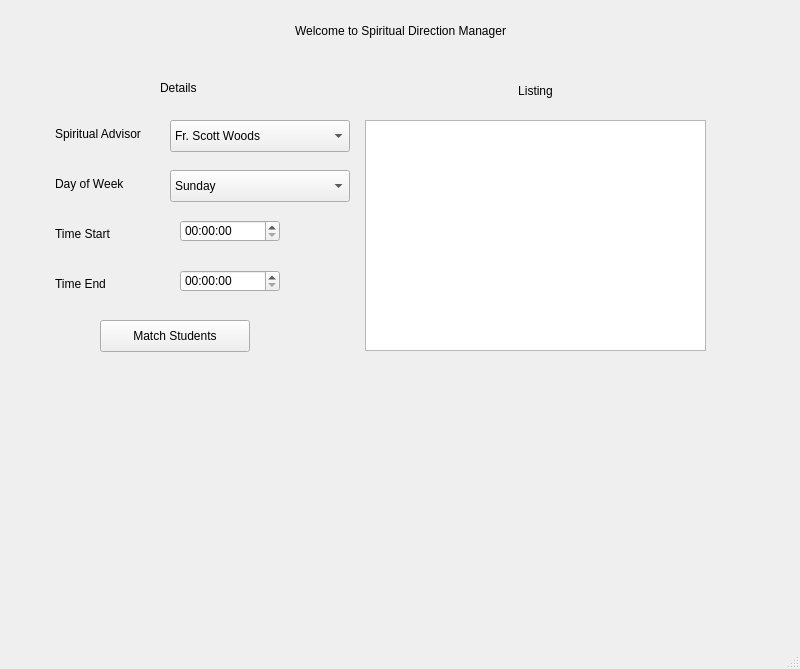
<?xml version="1.0" encoding="UTF-8"?>
<ui version="4.0">
 <class>Manager</class>
 <widget class="QMainWindow" name="Manager">
  <property name="geometry">
   <rect>
    <x>0</x>
    <y>0</y>
    <width>800</width>
    <height>669</height>
   </rect>
  </property>
  <property name="sizePolicy">
   <sizepolicy hsizetype="Preferred" vsizetype="Preferred">
    <horstretch>0</horstretch>
    <verstretch>0</verstretch>
   </sizepolicy>
  </property>
  <property name="minimumSize">
   <size>
    <width>0</width>
    <height>0</height>
   </size>
  </property>
  <property name="maximumSize">
   <size>
    <width>16777215</width>
    <height>16777215</height>
   </size>
  </property>
  <property name="windowTitle">
   <string>Spiritual Direction Manager</string>
  </property>
  <widget class="QWidget" name="centralwidget">
   <widget class="QLabel" name="welcomeLabel">
    <property name="geometry">
     <rect>
      <x>250</x>
      <y>10</y>
      <width>301</width>
      <height>41</height>
     </rect>
    </property>
    <property name="frameShape">
     <enum>QFrame::NoFrame</enum>
    </property>
    <property name="frameShadow">
     <enum>QFrame::Plain</enum>
    </property>
    <property name="text">
     <string>Welcome to Spiritual Direction Manager</string>
    </property>
    <property name="alignment">
     <set>Qt::AlignCenter</set>
    </property>
   </widget>
   <widget class="QTimeEdit" name="timeStart">
    <property name="geometry">
     <rect>
      <x>180</x>
      <y>270</y>
      <width>100</width>
      <height>22</height>
     </rect>
    </property>
   </widget>
   <widget class="QTimeEdit" name="timeEnd">
    <property name="geometry">
     <rect>
      <x>180</x>
      <y>220</y>
      <width>100</width>
      <height>22</height>
     </rect>
    </property>
   </widget>
   <widget class="QLabel" name="labelTimeStart">
    <property name="geometry">
     <rect>
      <x>55</x>
      <y>218</y>
      <width>71</width>
      <height>32</height>
     </rect>
    </property>
    <property name="text">
     <string>Time Start</string>
    </property>
   </widget>
   <widget class="QLabel" name="labelTimeEnd">
    <property name="geometry">
     <rect>
      <x>55</x>
      <y>268</y>
      <width>60</width>
      <height>32</height>
     </rect>
    </property>
    <property name="text">
     <string>Time End</string>
    </property>
   </widget>
   <widget class="QComboBox" name="comboBoxDayOfWeek">
    <property name="geometry">
     <rect>
      <x>170</x>
      <y>170</y>
      <width>180</width>
      <height>32</height>
     </rect>
    </property>
    <item>
     <property name="text">
      <string>Sunday</string>
     </property>
    </item>
    <item>
     <property name="text">
      <string>Monday</string>
     </property>
    </item>
    <item>
     <property name="text">
      <string>Tuesday</string>
     </property>
    </item>
    <item>
     <property name="text">
      <string>Wednesday</string>
     </property>
    </item>
    <item>
     <property name="text">
      <string>Thursday</string>
     </property>
    </item>
    <item>
     <property name="text">
      <string>Friday</string>
     </property>
    </item>
    <item>
     <property name="text">
      <string>Saturday</string>
     </property>
    </item>
   </widget>
   <widget class="QLabel" name="labelDayOfWeek">
    <property name="geometry">
     <rect>
      <x>55</x>
      <y>168</y>
      <width>81</width>
      <height>32</height>
     </rect>
    </property>
    <property name="text">
     <string>Day of Week</string>
    </property>
   </widget>
   <widget class="QLabel" name="labelSpiritualAdvisor">
    <property name="geometry">
     <rect>
      <x>55</x>
      <y>118</y>
      <width>110</width>
      <height>32</height>
     </rect>
    </property>
    <property name="text">
     <string>Spiritual Advisor</string>
    </property>
   </widget>
   <widget class="QComboBox" name="comboBoxSpiritualAdvisor">
    <property name="geometry">
     <rect>
      <x>170</x>
      <y>120</y>
      <width>180</width>
      <height>32</height>
     </rect>
    </property>
    <item>
     <property name="text">
      <string>Fr. Scott Woods</string>
     </property>
    </item>
    <item>
     <property name="text">
      <string>Fr.  Stephen Wyble</string>
     </property>
    </item>
    <item>
     <property name="text">
      <string>William Bolin</string>
     </property>
    </item>
   </widget>
   <widget class="QPushButton" name="pushButtonMatchStudents">
    <property name="geometry">
     <rect>
      <x>100</x>
      <y>320</y>
      <width>150</width>
      <height>32</height>
     </rect>
    </property>
    <property name="text">
     <string>Match Students</string>
    </property>
   </widget>
   <widget class="QLabel" name="labelDetails">
    <property name="geometry">
     <rect>
      <x>160</x>
      <y>80</y>
      <width>60</width>
      <height>16</height>
     </rect>
    </property>
    <property name="text">
     <string>Details</string>
    </property>
   </widget>
   <widget class="QLabel" name="labelList">
    <property name="geometry">
     <rect>
      <x>500</x>
      <y>80</y>
      <width>71</width>
      <height>21</height>
     </rect>
    </property>
    <property name="text">
     <string>Listing</string>
    </property>
    <property name="alignment">
     <set>Qt::AlignCenter</set>
    </property>
   </widget>
   <widget class="QListWidget" name="listWidget">
    <property name="geometry">
     <rect>
      <x>365</x>
      <y>120</y>
      <width>341</width>
      <height>231</height>
     </rect>
    </property>
   </widget>
  </widget>
  <widget class="QMenuBar" name="menubar">
   <property name="geometry">
    <rect>
     <x>0</x>
     <y>0</y>
     <width>800</width>
     <height>24</height>
    </rect>
   </property>
  </widget>
  <widget class="QStatusBar" name="statusbar"/>
 </widget>
 <resources/>
 <connections/>
</ui>
